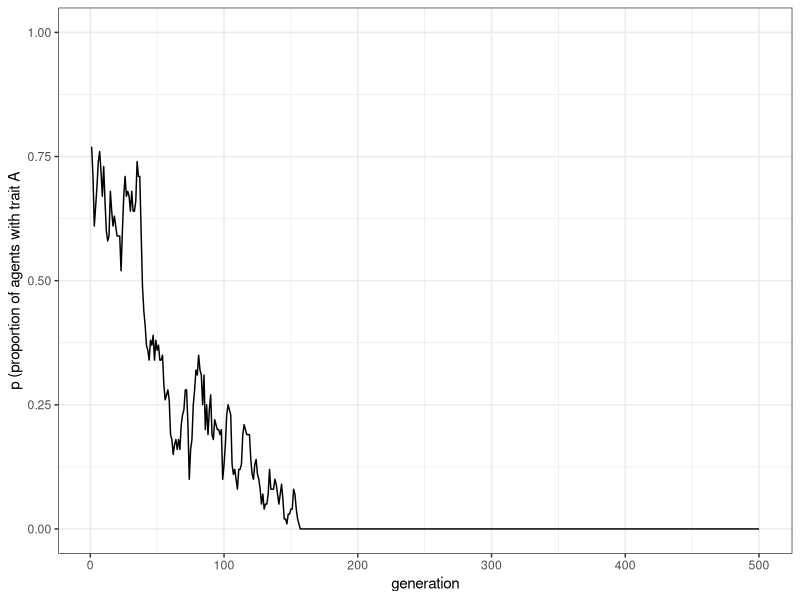

This figure's R source:
library(tidyverse)
library(ggplot2)

N <- 100
t_max <- 500


population <- tibble(trait = sample(c("A", "A", "A", "B"), N, replace=TRUE))
output <- tibble(generation = 1:t_max, p = rep(NA, t_max))


output$p[1] <- sum(population$trait == "A") / N

for (t in 2:t_max) {
  previous_population <- population
  
  population <- tibble(trait = sample(previous_population$trait, N, replace=TRUE))
  
  output$p[t] <- sum(population$trait == "A") / N
}

ggplot(data = output, aes(y=p, x = generation)) +
  geom_line() +
  ylim(c(0, 1)) +
  theme_bw() +
  labs(y = "p (proportion of agents with trait A")
